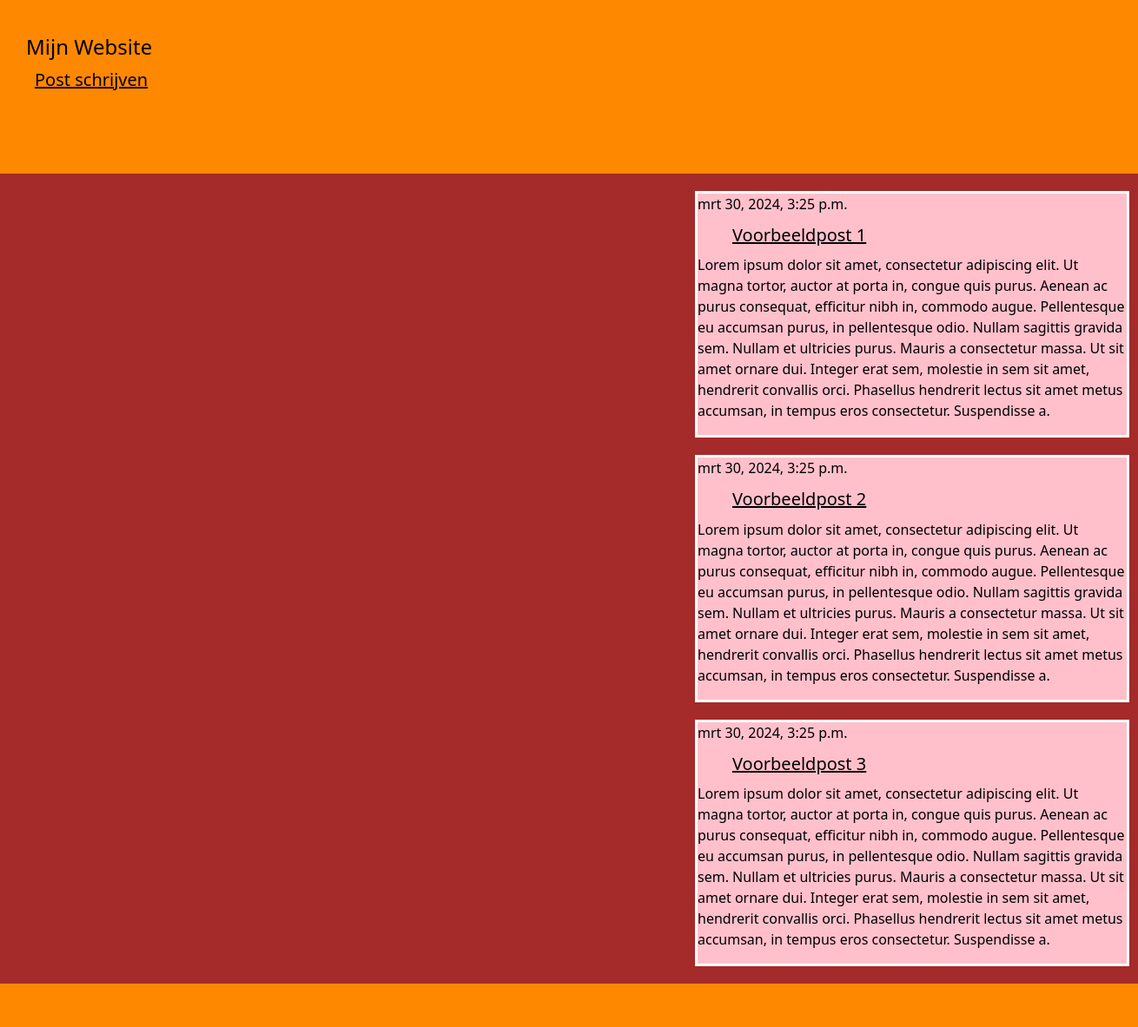
Before: / with the older database file.
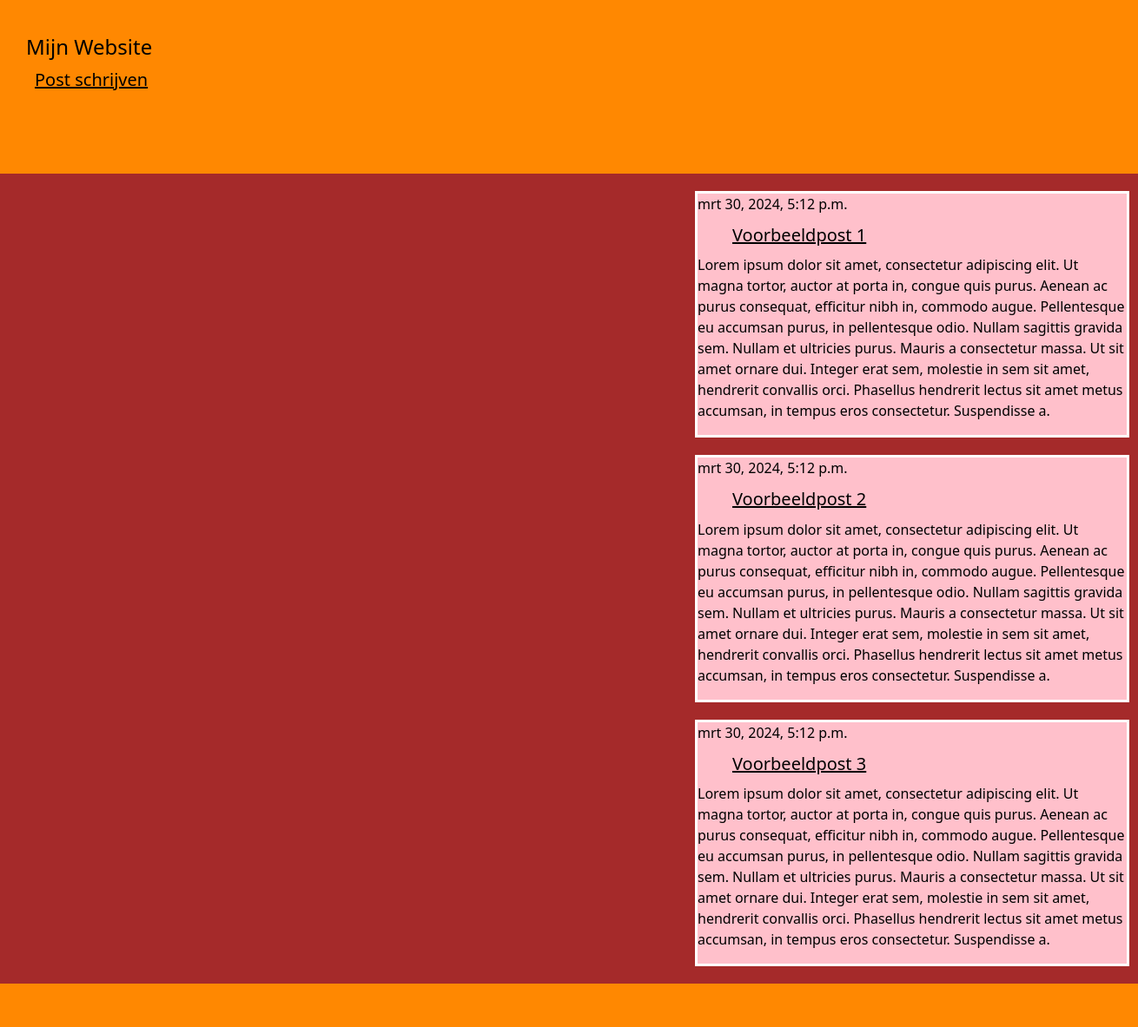
After: the same page with the newer database file.
### blog/models.py (models this page shows)
class Post(models.Model):
    author = models.ForeignKey(settings.AUTH_USER_MODEL, on_delete=models.CASCADE)
    title = models.CharField(max_length=200)
    text = models.TextField()
    created_date = models.DateTimeField(default=timezone.now)
    published_date = models.DateTimeField(blank=True, null=True)

### blog/views.py (the view)
# urls.py: path('', views.post_list, name='post_list'),
def post_list(request):
    posts = Post.objects.filter(published_date__lte=timezone.now()).order_by('published_date')
    return render(request, 'blog/post_list.html', {'posts': posts})

### blog/templates/blog/post_list.html
    {% extends 'blog/base.html' %}
    {% block inhoud %}
        {% for post in posts %}
            <article class="post">
                <time class="date">
                    {{ post.published_date }}
                </time>
                <h2><a href="{% url 'post_inhoud' pk=post.pk %}">{{ post.title }}</a></h2>
                <p>{{ post.text|linebreaksbr }}</p>
            </article>
        {% endfor %}
    {% endblock %}

### blog/templates/blog/base.html (shortened to what this page needs)
{% load static %}
<!DOCTYPE html>
<html lang="en">
<head>
    <link href="https://cdn.jsdelivr.net/npm/bootstrap@5.1.3/dist/css/bootstrap.min.css" rel="stylesheet">
    <link rel="stylesheet" href="{% static 'css/stijl.css' %}">
</head>
<body>
    <header><h3 class="title">Mijn Website</h3>
        <a href="{% url 'post_nieuw' %}" class="top-menu">Post schrijven</a>
    </header>
    <section>
        {% block inhoud %}
        {% endblock %}
    </section>
<footer>
</footer>
</body>
</html>

### blog/static/css/stijl.css (style rules this page uses)
body { background-color: brown; color: black; }
article { width: 500px; margin-bottom: 20px; margin-left: 800px; margin-top: 20px; border: 3px solid rgb(255, 255, 255); background-color: pink; }
header { background-color: rgb(255, 136, 1); color: rgb(0, 0, 0); padding: 10px 0; font-size: 20px; height: 200px; }
footer { height: 50px; background-color: rgb(255, 136, 1); }
h3 { color: rgb(0, 0, 0); font-size: 24px; margin-top: 30px; margin-left: 30px; }
a { color: black; font-size: 20px; margin-left: 40px; margin-top: 40px; }

Changed rows visible on the page:
removed Post: published_date "mrt 30, 2024, 3:25 p.m.", title "Voorbeeldpost 1", text "Lorem ipsum dolor sit amet, consectetur adipiscing elit. Ut magna tortor, auctor at porta in, congue quis purus. Aenean ac purus consequat, efficitur nibh in, commodo augue. Pellentesque eu accumsan purus, in pellentesque odio. Nullam sagittis gravida sem. Nullam et ultricies purus. Mauris a consectetur massa. Ut sit amet ornare dui. Integer erat sem, molestie in sem sit amet, hendrerit convallis orci. Phasellus hendrerit lectus sit amet metus accumsan, in tempus eros consectetur. Suspendisse a."
removed Post: published_date "mrt 30, 2024, 3:25 p.m.", title "Voorbeeldpost 2", text "Lorem ipsum dolor sit amet, consectetur adipiscing elit. Ut magna tortor, auctor at porta in, congue quis purus. Aenean ac purus consequat, efficitur nibh in, commodo augue. Pellentesque eu accumsan purus, in pellentesque odio. Nullam sagittis gravida sem. Nullam et ultricies purus. Mauris a consectetur massa. Ut sit amet ornare dui. Integer erat sem, molestie in sem sit amet, hendrerit convallis orci. Phasellus hendrerit lectus sit amet metus accumsan, in tempus eros consectetur. Suspendisse a."
removed Post: published_date "mrt 30, 2024, 3:25 p.m.", title "Voorbeeldpost 3", text "Lorem ipsum dolor sit amet, consectetur adipiscing elit. Ut magna tortor, auctor at porta in, congue quis purus. Aenean ac purus consequat, efficitur nibh in, commodo augue. Pellentesque eu accumsan purus, in pellentesque odio. Nullam sagittis gravida sem. Nullam et ultricies purus. Mauris a consectetur massa. Ut sit amet ornare dui. Integer erat sem, molestie in sem sit amet, hendrerit convallis orci. Phasellus hendrerit lectus sit amet metus accumsan, in tempus eros consectetur. Suspendisse a."
added Post: published_date "mrt 30, 2024, 5:12 p.m.", title "Voorbeeldpost 1", text "Lorem ipsum dolor sit amet, consectetur adipiscing elit. Ut magna tortor, auctor at porta in, congue quis purus. Aenean ac purus consequat, efficitur nibh in, commodo augue. Pellentesque eu accumsan purus, in pellentesque odio. Nullam sagittis gravida sem. Nullam et ultricies purus. Mauris a consectetur massa. Ut sit amet ornare dui. Integer erat sem, molestie in sem sit amet, hendrerit convallis orci. Phasellus hendrerit lectus sit amet metus accumsan, in tempus eros consectetur. Suspendisse a."
added Post: published_date "mrt 30, 2024, 5:12 p.m.", title "Voorbeeldpost 2", text "Lorem ipsum dolor sit amet, consectetur adipiscing elit. Ut magna tortor, auctor at porta in, congue quis purus. Aenean ac purus consequat, efficitur nibh in, commodo augue. Pellentesque eu accumsan purus, in pellentesque odio. Nullam sagittis gravida sem. Nullam et ultricies purus. Mauris a consectetur massa. Ut sit amet ornare dui. Integer erat sem, molestie in sem sit amet, hendrerit convallis orci. Phasellus hendrerit lectus sit amet metus accumsan, in tempus eros consectetur. Suspendisse a."
added Post: published_date "mrt 30, 2024, 5:12 p.m.", title "Voorbeeldpost 3", text "Lorem ipsum dolor sit amet, consectetur adipiscing elit. Ut magna tortor, auctor at porta in, congue quis purus. Aenean ac purus consequat, efficitur nibh in, commodo augue. Pellentesque eu accumsan purus, in pellentesque odio. Nullam sagittis gravida sem. Nullam et ultricies purus. Mauris a consectetur massa. Ut sit amet ornare dui. Integer erat sem, molestie in sem sit amet, hendrerit convallis orci. Phasellus hendrerit lectus sit amet metus accumsan, in tempus eros consectetur. Suspendisse a."
